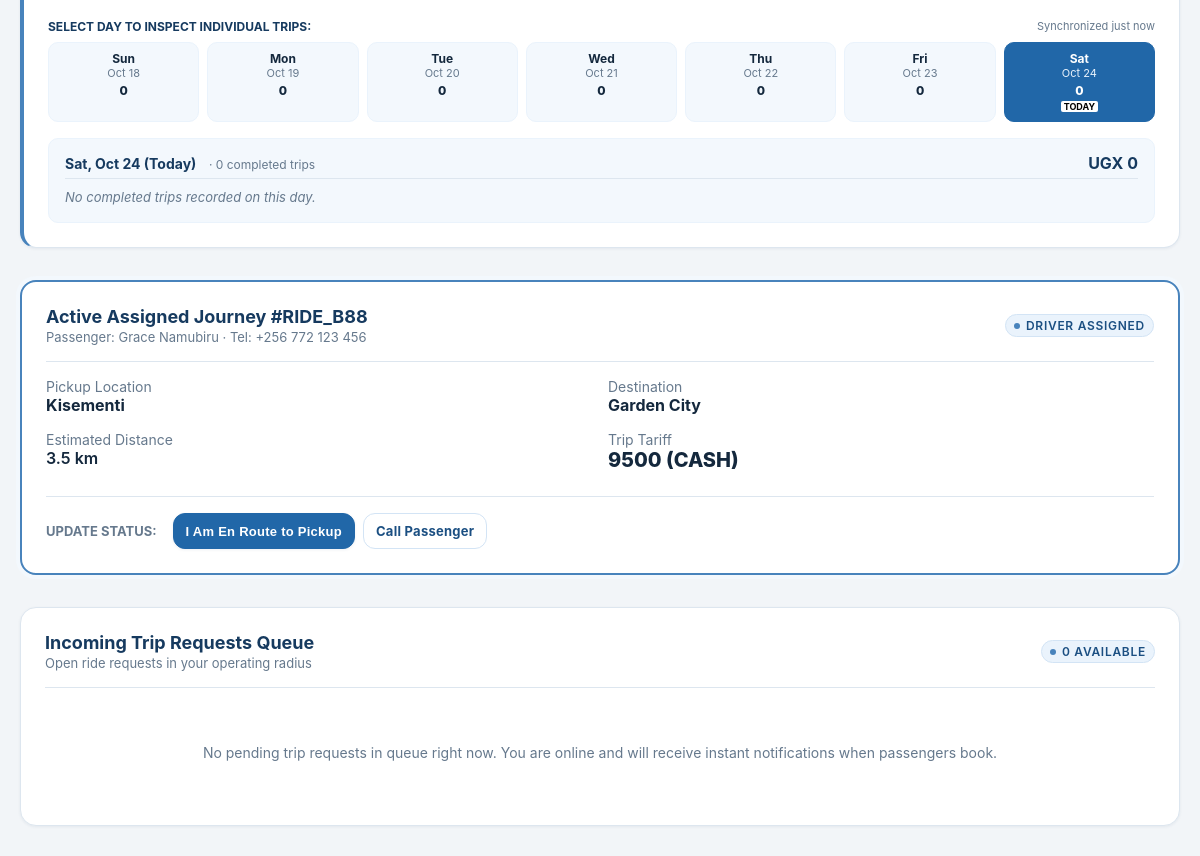
The page /driver/dashboard (signed in, middle part) on the database as committed earlier.
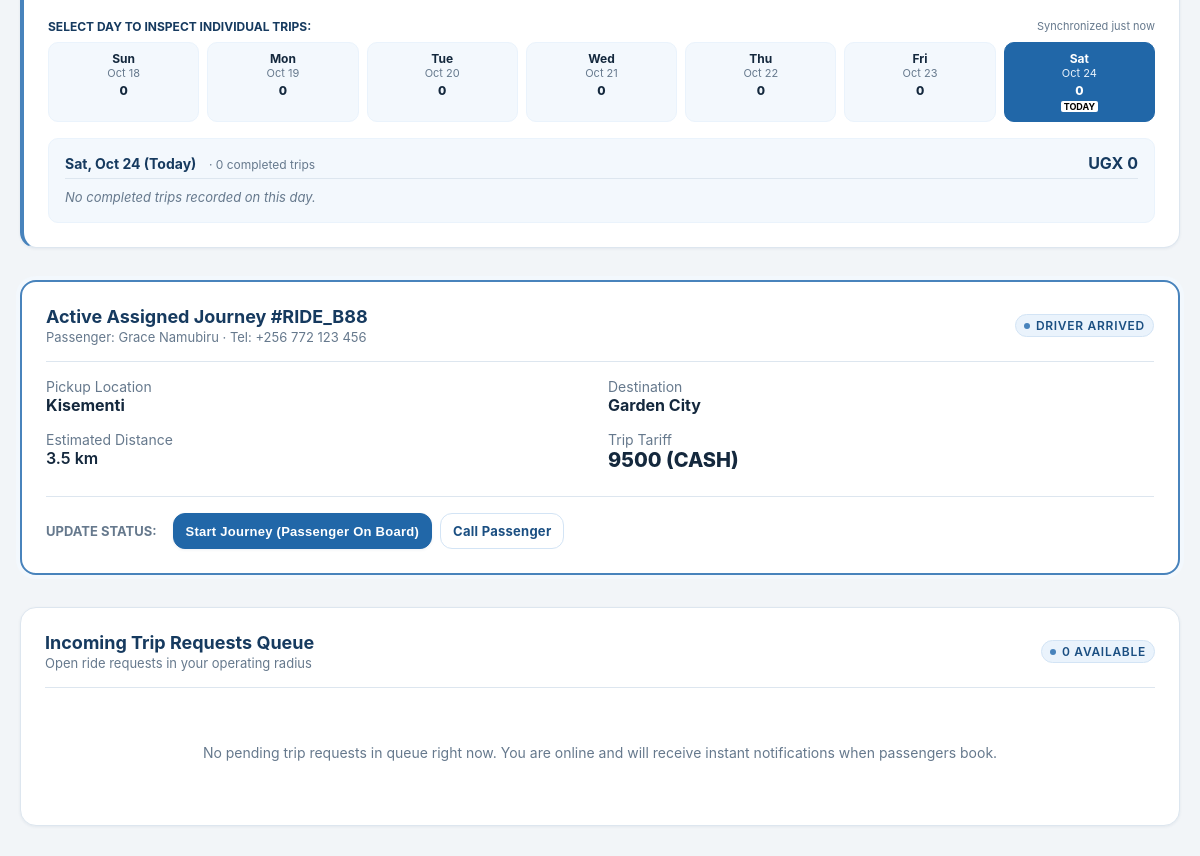
The same page on the database as committed later.
### tables this page shows
CREATE TABLE rides (
    id TEXT PRIMARY KEY,
    passenger_id TEXT NOT NULL,
    driver_id TEXT,
    category TEXT NOT NULL CHECK(category IN ('BODA', 'ECONOMY', 'COMFORT', 'PREMIUM')),
    pickup_address TEXT NOT NULL,
    pickup_lat REAL NOT NULL,
    pickup_lng REAL NOT NULL,
    destination_address TEXT NOT NULL,
    destination_lat REAL NOT NULL,
    destination_lng REAL NOT NULL,
    estimated_distance_km REAL NOT NULL,
    estimated_fare_ugx INTEGER NOT NULL,
    final_fare_ugx INTEGER,
    payment_method TEXT NOT NULL DEFAULT 'CASH' CHECK(payment_method IN ('CASH', 'MTN_MOMO', 'AIRTEL_MONEY', 'CARD')),
    payment_status TEXT NOT NULL DEFAULT 'UNPAID' CHECK(payment_status IN ('UNPAID', 'PENDING', 'PAID')),
    status TEXT NOT NULL DEFAULT 'REQUESTED' CHECK(status IN (
        'REQUESTED',
        'SEARCHING_FOR_DRIVER',
        'DRIVER_ASSIGNED',
        'DRIVER_ARRIVING',
        'DRIVER_ARRIVED',
        'TRIP_STARTED',
        'TRIP_COMPLETED',
        'PAYMENT_PENDING',
        'COMPLETED',
        'CANCELLED'
    )),
    cancellation_reason TEXT,
    is_airport_ride INTEGER NOT NULL DEFAULT 0,
    related_journey_id TEXT,
    created_at TIMESTAMP NOT NULL DEFAULT CURRENT_TIMESTAMP,
    updated_at TIMESTAMP NOT NULL DEFAULT CURRENT_TIMESTAMP, cancelled_at TIMESTAMP, driver_response_status TEXT NOT NULL DEFAULT 'ACCEPTED' CHECK(driver_response_status IN ('PENDING', 'ACCEPTED', 'DECLINED')),
    FOREIGN KEY (passenger_id) REFERENCES users(id) ON DELETE CASCADE,
    FOREIGN KEY (driver_id) REFERENCES users(id),
    FOREIGN KEY (related_journey_id) REFERENCES confirmed_journeys(id)
);

### rideeasy/app/routes/driver.py (the view)
@driver_bp.route("/dashboard")
def dashboard():
    user = AuthService.get_current_user()
    db = get_db()
    profile = db.fetchone("SELECT * FROM driver_profiles WHERE user_id = ?", (user["id"],))
    vehicle = db.fetchone("SELECT * FROM vehicles WHERE driver_id = ?", (user["id"],))
    total_earnings = db.fetchone(
        """SELECT COALESCE(SUM(amount_ugx), 0) as total
        FROM payment_ledger WHERE recipient_id = ? AND recipient_role = 'DRIVER'""",
        (user["id"],)
    )
    earnings_summary = get_driver_earnings_summary(user["id"], db)
    photo_count = VehiclePhotoService.count_photos(vehicle["id"]) if vehicle else 0
    pending_rides = []
    active_ride = None
    if profile and profile["is_online"] and profile["verification_status"] == "APPROVED":
        pending_rides = db.fetchall(
            """SELECT r.*, u.full_name AS passenger_name, u.phone AS passenger_phone
               FROM rides r
               JOIN users u ON u.id = r.passenger_id
               WHERE r.driver_id = ? AND r.status = 'DRIVER_ASSIGNED'
                 AND r.driver_response_status = 'PENDING'
               ORDER BY r.created_at ASC""",
            (user["id"],)
        )
    active_ride = db.fetchone(
        """SELECT r.*, u.full_name AS passenger_name, u.phone AS passenger_phone
           FROM rides r
           JOIN users u ON u.id = r.passenger_id
           WHERE r.driver_id = ? AND r.status NOT IN ('COMPLETED', 'CANCELLED')
             AND r.driver_response_status = 'ACCEPTED'
           ORDER BY r.created_at DESC LIMIT 1""",
        (user["id"],)
    )
    return render_template(
        "driver/dashboard.html",
        user=user,
        profile=profile,
        vehicle=vehicle,
        total_earnings=total_earnings["total"],
        earnings_summary=earnings_summary,
        photo_count=photo_count,
        pending_rides=pending_rides,
        active_ride=active_ride,
        show_dispatch_sections=True
    )

### rideeasy/app/repositories/database.py (called while the page is built)
def get_db() -> Database:
    global _db_instance
    try:
        from flask import current_app, has_app_context
        if has_app_context():
            db_url = current_app.config.get("TURSO_DATABASE_URL", "")
            auth_token = current_app.config.get("TURSO_AUTH_TOKEN", "")
            local_path = current_app.config.get("LOCAL_DB_PATH", Config.LOCAL_DB_PATH)
            if (
                _db_instance is None
                or _db_instance.db_url != db_url
                or _db_instance.auth_token != auth_token
                or _db_instance.local_path != local_path
            ):
                _db_instance = Database(db_url, auth_token, local_path)
            return _db_instance
    except ImportError:
        pass
    if _db_instance is None:
        _db_instance = Database()
    return _db_instance

    def _get_sqlite_conn(self) -> sqlite3.Connection:
        conn = sqlite3.connect(self.local_path, timeout=10.0, check_same_thread=False)
        conn.row_factory = sqlite3.Row
        conn.execute("PRAGMA foreign_keys = ON;")
        return conn

### rideeasy/app/routes/driver.py (called while the page is built)
@driver_bp.before_request
@login_required
@role_required("DRIVER", "ADMIN")
def before_request():
    pass

### rideeasy/app/templates/driver/dashboard.html (shortened to what the changed rows need)
{% extends "base.html" %}
{% block content %}
<div class="container section">
  {% if show_dispatch_sections %}
  {% if active_ride %}
  <div class="card" style="margin-bottom: 2rem; border: 2px solid var(--color-black);">
    <div class="card-header">
      <div>
        <div class="card-title">Active Assigned Journey #{{ active_ride.id[:8].upper() }}</div>
        <div class="card-subtitle">Passenger: {{ active_ride.passenger_name }} · Tel: {{ active_ride.passenger_phone }}</div>
      </div>
      <span class="status-indicator">
        <span class="status-dot"></span> {{ active_ride.status.replace('_', ' ') }}
      </span>
    </div>
    <div style="display: grid; grid-template-columns: 1fr 1fr; gap: 1rem; margin-bottom: 1.5rem;">
      <div>
        <div class="text-subtle">Pickup Location</div>
        <div style="font-weight: 700; font-size: 1rem;">{{ active_ride.pickup_address }}</div>
      </div>
      <div>
        <div class="text-subtle">Destination</div>
        <div style="font-weight: 700; font-size: 1rem;">{{ active_ride.destination_address }}</div>
      </div>
      <div>
        <div class="text-subtle">Estimated Distance</div>
        <div style="font-weight: 600;">{{ active_ride.estimated_distance_km }} km</div>
      </div>
      <div>
        <div class="text-subtle">Trip Tariff</div>
        <div style="font-weight: 800; font-size: 1.25rem;">{{ active_ride.final_fare_ugx or active_ride.estimated_fare_ugx | ugx }} ({{ active_ride.payment_method }})</div>
      </div>
    </div>
    <div style="border-top: 1px solid var(--color-light-grey); padding-top: 1rem; display: flex; gap: 0.5rem; flex-wrap: wrap; align-items: center;">
      <span style="font-size: 0.8125rem; font-weight: 700; text-transform: uppercase; color: var(--color-medium-grey); margin-right: 0.5rem;">Update Status:</span>
      {% if active_ride.status == 'DRIVER_ASSIGNED' %}
        <form method="POST" action="/driver/rides/{{ active_ride.id }}/status">
          <button type="submit" class="btn btn-primary btn-sm">I Am En Route to Pickup</button>
        </form>
      {% elif active_ride.status == 'DRIVER_ARRIVING' %}
        <form method="POST" action="/driver/rides/{{ active_ride.id }}/status">
          <input type="hidden" name="status" value="DRIVER_ARRIVED">
          <button type="submit" class="btn btn-primary btn-sm">I Have Arrived at Pickup</button>
        </form>
      {% elif active_ride.status == 'DRIVER_ARRIVED' %}
        <form method="POST" action="/driver/rides/{{ active_ride.id }}/status">
          <button type="submit" class="btn btn-primary btn-sm">Start Journey (Passenger On Board)</button>
        </form>
      {% elif active_ride.status == 'TRIP_STARTED' %}
        <form method="POST" action="/driver/rides/{{ active_ride.id }}/status">
          <input type="hidden" name="status" value="COMPLETED">
          <button type="submit" class="btn btn-primary btn-sm">Complete Journey & Confirm Fare</button>
        </form>
      {% endif %}
      <a href="tel:{{ active_ride.passenger_phone }}" class="btn btn-secondary btn-sm">Call Passenger</a>
    </div>
  </div>
  {% endif %}
  {% endif %}
</div>
{% endblock %}

Rows that differ between the two databases and show on the page:
changed rides "CASH": status.replace "DRIVER ASSIGNED" → "DRIVER ARRIVED"; status "DRIVER_ASSIGNED" → "DRIVER_ARRIVED" (drawn)
Other text that changed with them:
text no longer shown: "I Am En Route to Pickup"
text now shown: "Start Journey (Passenger On Board)"
